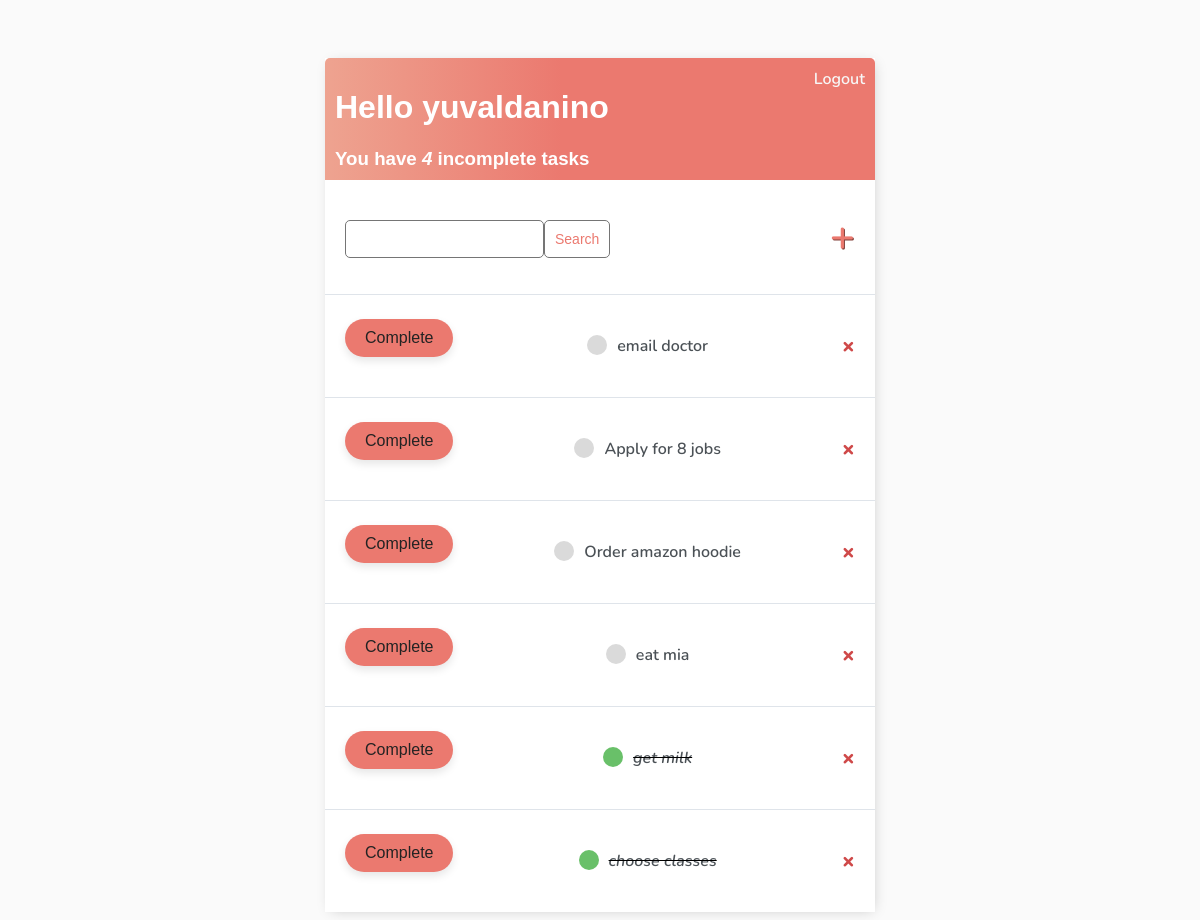
The app's page / (signed in), older data.
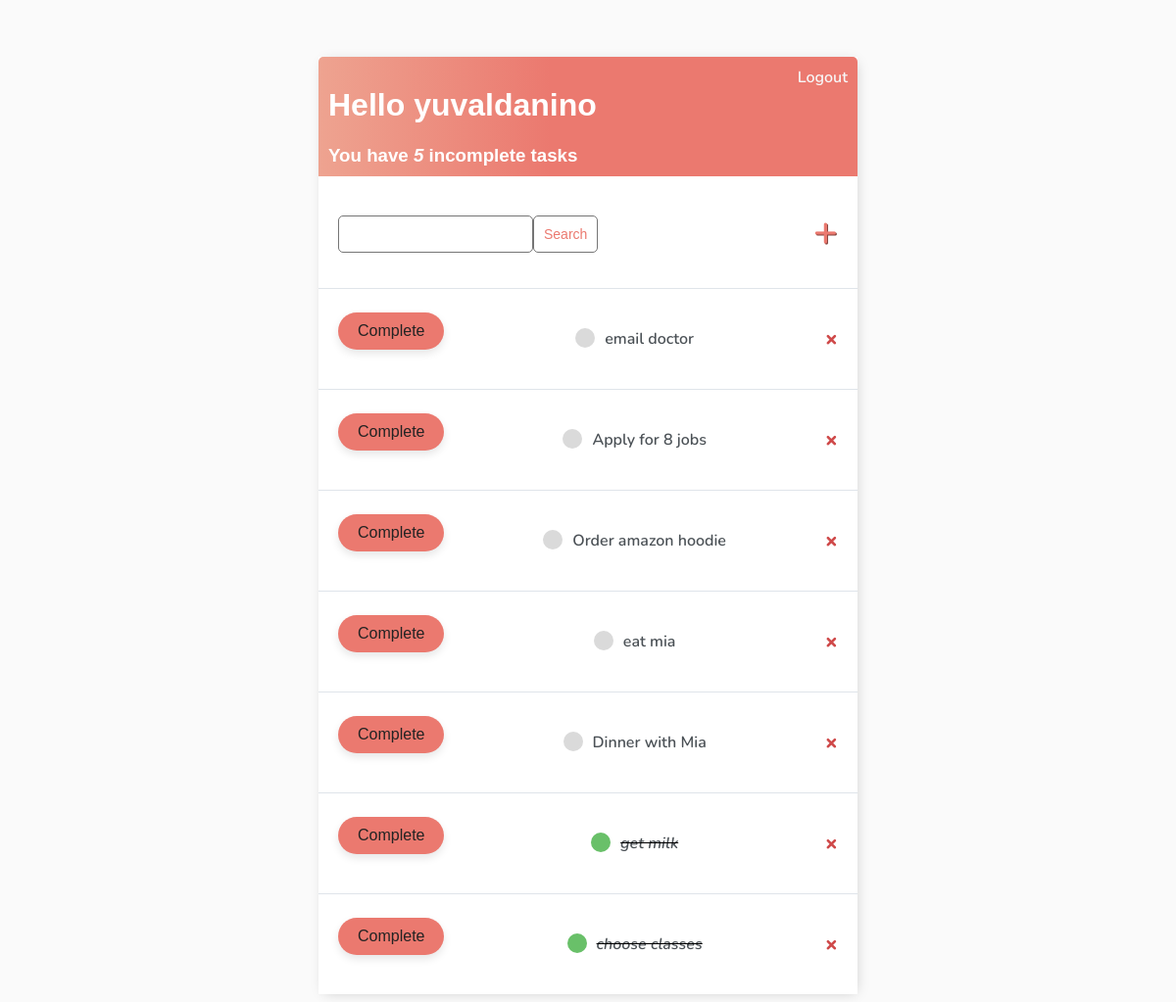
The same page, newer data.
### base/models.py (models this page shows)
class Task(models.Model):
    user = models.ForeignKey(User, on_delete = models.CASCADE, null = True , blank = True )
    title = models.CharField(max_length = 200, null = True , blank = True)
    description = models.TextField(null = True , blank = True)
    complete = models.BooleanField(default =False)
    create = models.DateTimeField(auto_now_add = True)
    def __str__(self):
        return self.title
    class Meta:
        ordering = ['complete']  # order a query set

### base/views.py (the view)
# urls.py: path('', TaskList.as_view() , name = 'tasks'),
class TaskList(LoginRequiredMixin, ListView):
    model = Task
    context_object_name = 'tasks'
    def get_context_data(self, **kwargs):
        context = super().get_context_data(**kwargs)
        context['tasks'] = context['tasks'].filter(user = self.request.user)
        context['count'] = context['tasks'].filter( complete = False ).count()
        search_input = self.request.GET.get('search-area') or ''
        if search_input:
            context['tasks'] = context['tasks'].filter(title__startswith = search_input) # title__startswith letter at starts of word
        context['search_input'] = search_input
        return context

### base/templates/base/task_list.html (shortened to what this page needs)
{% extends 'base/main.html' %}
{% block content %}
<div class = "header-bar">
    <div>
        <h1>Hello {{request.user}} </h1>
        <h3 style = "margin:0">You have <i>{{count}}</i> incomplete task{{ count|pluralize:"s" }}</h3>
    </div>
    {% if request.user.is_authenticated %}
    <a href = "{% url 'logout' %}">Logout</a>
    {% else %}
    <a href = "{% url 'login' %}">Login</a>
    {% endif %}
</div>
<div id = "search-add-wrapper">
    <form method  = "GET" style = "margin-top: 20px; display: flex;">
        <input type = "text" name = 'search-area' value = "{{search_input}}">
        <input class = "button" type = 'submit' value = 'Search'>
    </form>
    <a id = "add-link" href="{% url 'task-create' %}">&#x2b;</a>
</div>
<div class = "task-items-wrapper">
    {% for task in tasks %}
        <div class = "task-wrapper">
            <form method="post" action = "{% url 'task-complete' task.id %}" >
                <button type="submit" class="buttonComp">Complete</button>
            </form>
            {% if task.complete%}
                <div class = "task-title">
                    <div class = "task-complete-icon"></div>
                    <i><s><a href = "{% url 'task-update' task.id %}">{{task}}</a></s></i>
                </div>
                <a class= "delete-link" href = "{% url 'task-delete' task.id %}">&#215;</a>
            {% else %}
                <div class = "task-title">
                    <div class = "task-incomplete-icon"></div>
                    <a href = "{% url 'task-update' task.id %}">{{task}}</a>
                </div>
                <a class= "delete-link" href = "{% url 'task-delete' task.id %}">&#215;</a>
            {% endif %}
        </div>
    {% empty %}
    <h3>No items in list</h3>
    {% endfor %}
</div>
{% endblock content %}

Row changes from the older to the newer data that the page shows:
added Task: title "Dinner with Mia"
Text that changed along with them:
{{ count }}: "4" → "5"
